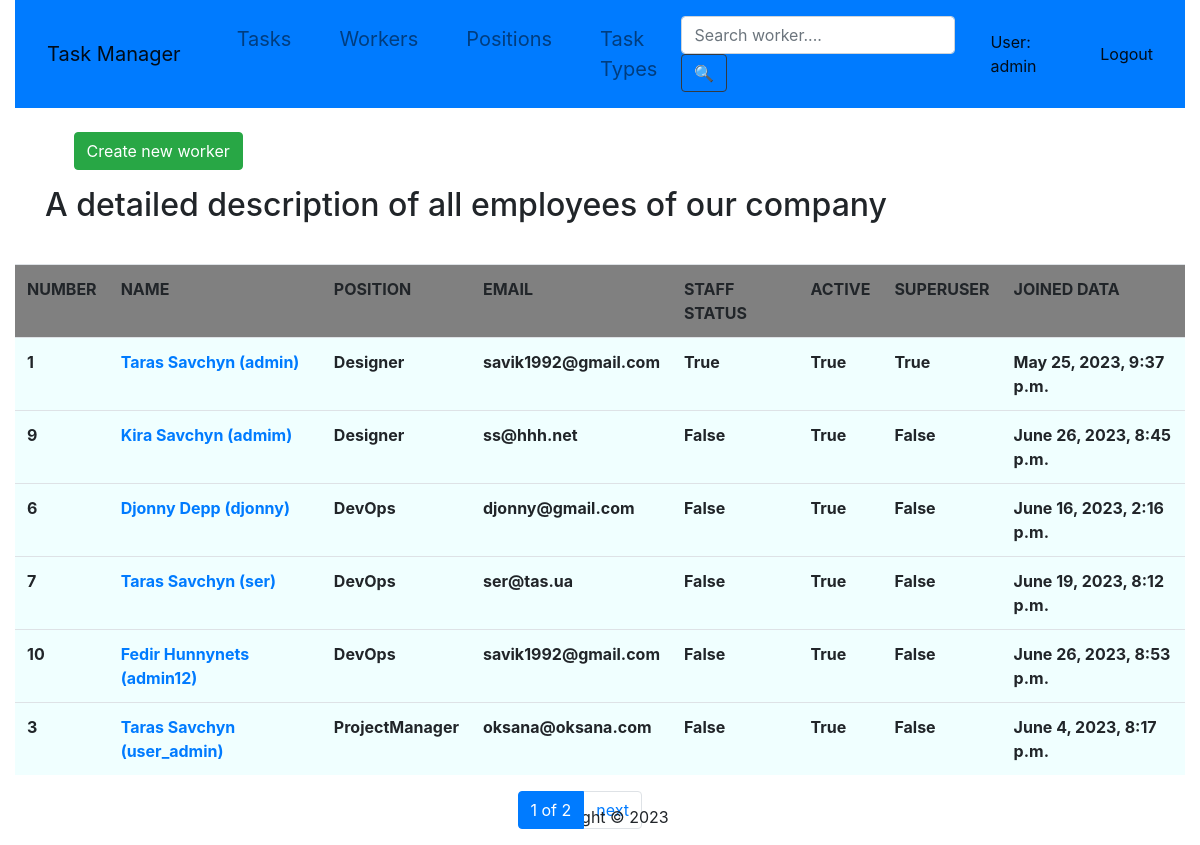
The page /workers/ (signed in) on the database its author committed.
### task_manager/models.py (models this page shows, shortened)
class Worker(AbstractUser):
    photo = models.ImageField(upload_to="images/%Y/%m/%d", blank=True, null=True)
    position = models.ForeignKey(
        Position, on_delete=models.CASCADE, blank=True, null=True
    )
    class Meta:
        ordering = ["position"]
    def get_absolute_url(self):
        return reverse("task-manager:worker-detail", kwargs={"pk": self.pk})

class Position(models.Model):
    name = models.CharField(max_length=63, unique=True)
    duties = models.TextField(blank=True, null=True)
    class Meta:
        ordering = ["name"]
    def __str__(self):
        return self.name

### task_manager/views.py (the view)
# urls.py: path("workers/", WorkerListView.as_view(), name="worker-list"),
class WorkerListView(LoginRequiredMixin, generic.ListView):
    model = Worker
    paginate_by = 6
    def get_context_data(self, *, object_list=None, **kwargs):
        context = super(WorkerListView, self).get_context_data(**kwargs)
        username = self.request.GET.get("username", "")
        context["search_form"] = WorkerSearchForm(initial={"username": username})
        return context
    def get_queryset(self):
        queryset = Worker.objects.all().select_related("position")
        form = WorkerSearchForm(self.request.GET)
        return (
            queryset.filter(username__icontains=form.cleaned_data["username"])
            if form.is_valid()
            else queryset.all()
        )

### task_manager/forms.py
class WorkerSearchForm(forms.Form):
    username = forms.CharField(
        max_length=255,
        label="",
        widget=forms.TextInput(
            attrs={
                "placeholder": "Search worker....",
                "class": "form-control mr-sm-2",
                "type": "search",
                "aria-label": "Search",
            }
        ),
    )

### task_manager/templatetags/query_transform.py (called while the page is built)
@register.simple_tag
def query_transform(request, **kwargs):
    updated = request.GET.copy()
    for key, value in kwargs.items():
        if value is not None:
            updated[key] = value
        else:
            updated.pop(key, 0)
    return updated.urlencode()

### templates/task_manager/worker_list.html (shortened to what this page needs)
{% extends "base.html" %}
{% block content %}
  <br>
  <a class="btn btn-success" href="{% url 'task_manager:worker-create' %}" style="margin-left: 5%;">
      Create new worker
  </a>
    <h2 class="container" style="margin-bottom: 40px;">
      A detailed description of all employees of our company
    </h2>
    {% if worker_list %}
    <table class="table">
    <tr style="background-color: gray">
      <th>NUMBER</th>
      <th>NAME</th>
      <th>POSITION</th>
      <th>EMAIL</th>
      <th>STAFF STATUS</th>
      <th>ACTIVE</th>
      <th>SUPERUSER</th>
      <th>JOINED DATA</th>
    </tr>
    {% for worker in worker_list %}
      <tr style="background-color: azure">
        <th>{{ worker.id }}</th>
        <th><a href="{% url "task-manager:worker-detail" pk=worker.pk %}">{{ worker.first_name }} {{ worker.last_name }} ({{ worker.username }})</a></th>
        <th>{{ worker.position }}</th>
        <th>{{ worker.email }}</th>
        <th>{{ worker.is_staff }}</th>
        <th>{{ worker.is_active }}</th>
        <th>{{ worker.is_superuser }}</th>
        <th>{{ worker.date_joined }}</th>
      </tr>
    {% endfor %}
    </table>
    {% else %}
      <p>There are no tasks in the service.</p>
    {% endif %}
{% endblock %}

### templates/includes/sidebar.html (shortened to what this page needs)
<nav class="navbar navbar-expand-lg navbar-light bg-primary active">
  <a class="navbar-brand btn-lg" href="{% url "task-manager:index" %}">Task Manager</a>
  <div class="collapse navbar-collapse" id="navbarText">
    <ul class="navbar-nav mr-auto">
      <li class="nav-item btn-lg ">
        <a class="nav-link" href="{% url "task-manager:task-list" %}">Tasks</a>
      </li>
      <li class="nav-item btn-lg ">
        <a class="nav-link" href="{% url "task-manager:worker-list" %}">Workers</a>
      </li>
      <li class="nav-item btn-lg ">
        <a class="nav-link" href="{% url "task-manager:position-list" %}">Positions</a>
      </li>
      <li class="nav-item btn-lg ">
        <a class="nav-link" href="{% url "task-manager:task-type-list" %}">Task Types</a>
      </li>
    </ul>
    {% if search_form %}
      {% include "includes/search.html" %}
    {% endif %}
    {% if user.is_authenticated %}
      <span class="navbar-text">
        <a class="nav-link" href="{{ user.get_absolute_url }}">User: {{ user.get_username }}</a>
      </span>
      <span class="navbar-text">
        <a class="nav-link" href="{% url 'logout'%}?next={{request.path}}">Logout</a>
      </span>
      {% endif %}
  </div>
</nav>

### static/css/styles.css (style rules this page uses)
* { box-sizing: border-box; }
body { margin: 0; display: flex; align-items: center; justify-content: center; height: max-content; }
a { text-decoration: none; }

### rows shown on the page
Worker: get_username "admin", id "1", first_name "Taras", last_name "Savchyn", username "admin", position "Designer", email "savik1992@gmail.com", is_staff "True", is_active "True", is_superuser "True", date_joined "May 25, 2023, 9:37 p.m."
Worker: id "9", first_name "Kira", last_name "Savchyn", username "admim", position "Designer", email "ss@hhh.net", is_staff "False", is_active "True", is_superuser "False", date_joined "June 26, 2023, 8:45 p.m."
Worker: id "6", first_name "Djonny", last_name "Depp", username "djonny", position "DevOps", email "djonny@gmail.com", is_staff "False", is_active "True", is_superuser "False", date_joined "June 16, 2023, 2:16 p.m."
Worker: id "7", first_name "Taras", last_name "Savchyn", username "ser", position "DevOps", email "ser@tas.ua", is_staff "False", is_active "True", is_superuser "False", date_joined "June 19, 2023, 8:12 p.m."
Worker: id "10", first_name "Fedir", last_name "Hunnynets", username "admin12", position "DevOps", email "savik1992@gmail.com", is_staff "False", is_active "True", is_superuser "False", date_joined "June 26, 2023, 8:53 p.m."
Worker: id "3", first_name "Taras", last_name "Savchyn", username "user_admin", position "ProjectManager", email "oksana@oksana.com", is_staff "False", is_active "True", is_superuser "False", date_joined "June 4, 2023, 8:17 p.m."

### other values the page prints
{{ page_obj.number }} "1"
{{ paginator.num_pages }} "2"
